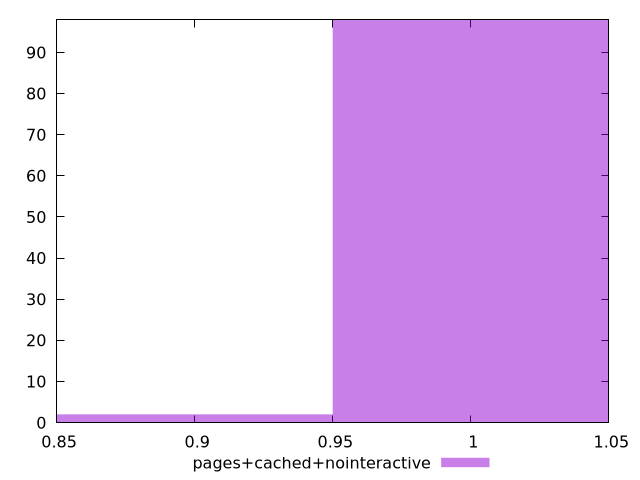

Write the gnuplot code that produced this figure.
$_pagesCachedNointeractive <<EOF
1 98
0.9 2
EOF
set key outside below
set terminal pngcairo
set output "report_00004_2020-11-02T20-21-41.718Z/unminified-css/pages+cached+nointeractive//hist.png"
set yrange [0:98]
set boxwidth 0.1
set style fill transparent solid 0.5 noborder
plot $_pagesCachedNointeractive title "pages+cached+nointeractive" with boxes ,
